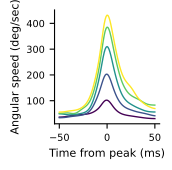

This chart was generated by the following Python code:
"""
Reproduction script for Figure 2c: Mean saccade angular speed profiles.

This script loads the exported pickle bundle and recreates the velocity plot.
"""

import pickle
import numpy as np
import matplotlib.pyplot as plt
from matplotlib import rcParams
from pathlib import Path

rcParams['pdf.fonttype'] = 42
rcParams['ps.fonttype'] = 42


def main():
    """Main function to reproduce Figure 2c."""
    script_dir = Path(__file__).parent
    pickle_file = script_dir / "pos_vel_by_amp_bins_bundle.pkl"
    output_path = script_dir / "figure_2c.pdf"
    
    try:
        with open(pickle_file, "rb") as f:
            bundle = pickle.load(f)
        print(f"Loaded bundle with {len(bundle.get('animals', {}))} animals")
    except FileNotFoundError:
        print(f"Error: Data file not found at {pickle_file}")
        print("Please place the 'pos_vel_by_amp_bins_bundle.pkl' file in this directory")
        return
    except Exception as e:
        print(f"Error loading data: {e}")
        return
    
    # Get parameters from bundle
    params = bundle.get('params', {})
    animals = bundle.get('animals', {})
    
    # Create figure for velocity plot
    fig, ax = plt.subplots(figsize=params.get('fig_size', (1.8, 1.8)), dpi=params.get('dpi', 300))
    
    # Plot velocity traces for each amplitude bin
    for animal, animal_data in animals.items():
        series = animal_data.get('series', [])
        
        for series_item in series:
            label = series_item.get('label', '')
            color = series_item.get('color_rgba', (0, 0, 0, 1))
            vel_center = series_item.get('vel_center')
            vel_lo = series_item.get('vel_lo')
            vel_hi = series_item.get('vel_hi')
            
            if vel_center is not None:
                # Try to get time axis from bundle, or reconstruct it
                time_axis = series_item.get('time_axis') or series_item.get('mov_axis')
                if time_axis is None:
                    # Reconstruct time axis if not present (aligned to peak at 0)
                    time_axis = np.arange(len(vel_center)) - len(vel_center) // 2
                
                ax.plot(time_axis, vel_center, label=label, color=color, linewidth=params.get('lw', 1))
                
                if vel_lo is not None and vel_hi is not None:
                    ax.fill_between(time_axis, vel_lo, vel_hi, alpha=0.2, color=color)
    
    ax.set_xlabel("Time from peak (ms)", fontsize=8)
    velocity_unit = params.get('velocity_unit', 'deg/ms')
    ax.set_ylabel(f"Angular speed ({velocity_unit})", fontsize=8)
    ax.tick_params(labelsize=7)
    ax.spines['top'].set_visible(False)
    ax.spines['right'].set_visible(False)
    
    plt.tight_layout()
    plt.savefig(output_path, format='pdf', bbox_inches='tight', dpi=params.get('dpi', 300))
    plt.close(fig)
    
    print(f"Figure 2c saved to {output_path}")


if __name__ == "__main__":
    main()
